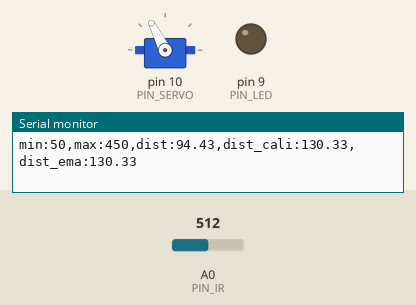
The sketch below on a simulated Arduino Uno, built with avr-gcc and run on an emulated ATmega328P. Shown: servo, output pins drawn as LEDs (lit = HIGH), the last lines printed to the serial monitor. Inputs (shaded band) come from the test bench; at power-on: A0 (PIN_IR) = 512.

Above: at 1.2 s.
1.3 s: A0 (PIN_IR) set to 323
2.8 s: A0 (PIN_IR) set to 296
At 3.29 s:
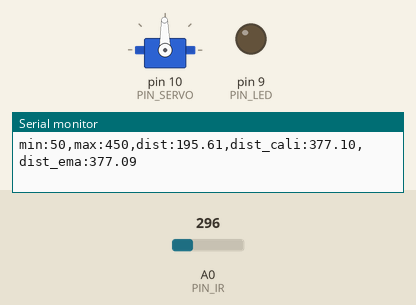
At 5.3 s:
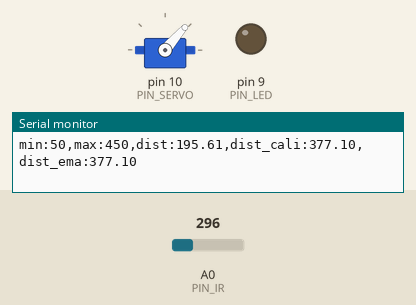
Timing chart, 0 to 6.8 s (numbered marks = the images above; inputs shaded):
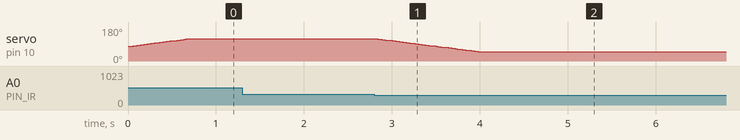

The sketch:

sketch_nov19a.ino
```cpp
#include <Servo.h>
// CH0500-03 ASSY
// Arduino pin assignment
#define PIN_IR A0
#define PIN_LED 9
#define PIN_SERVO 10
#define PIN_TRIG 12
#define PIN_ECHO 13

//#define SND_VEL 346.0 // sound velocity at 24 celsius degree (unit: m/s)
//#define _INTERVAL_DIST  25 // USS interval (unit: ms)
//#define _INTERVAL_SERVO  20 // servo interval (unit: ms)
//#define _INTERVAL_SERIAL  100 // serial interval (unit: ms)
//#define _DIST_MIN 100 // minimum distance to be measured (unit: mm)
//#define _DIST_MAX 300 // maximum distance to be measured (unit: mm)
#define _DIST_ALPHA 0.3

#define _DUTY_MIN 553 // servo full clockwise position (0 degree)
#define _DUTY_NEU 1476 // servo neutral position (90 degree)
#define _DUTY_MAX 2399 // servo full counterclockwise position (180 degree)

#define _SERVO_SPEED 60
#define INTERVAL 20
#define SENSOR_400 205
#define SENSOR_100 82

// global variables
float dist_min, dist_max, dist_center, dist_raw; // unit: mm
float scale; // used for pulse duration to distance conversion
float raw_dist = 0;
float dist_cali;
float dist_ema;
float alpha;
int duty_chg_per_interval, duty_target;
int duty_curr = 1350;
Servo myservo;
unsigned long last_sampling_time; // unit: ms

void setup() {
// initialize GPIO pins
  pinMode(PIN_LED,OUTPUT);
  pinMode(PIN_TRIG,OUTPUT);
  digitalWrite(PIN_TRIG, LOW);
  pinMode(PIN_ECHO,INPUT);

  myservo.attach(PIN_SERVO);
  myservo.writeMicroseconds(1350);

  duty_chg_per_interval = (_DUTY_MAX - _DUTY_MIN) * (_SERVO_SPEED / 180.0) * (INTERVAL / 1000.0);

// initialize USS related variables
  alpha = _DIST_ALPHA;
// initialize serial port
  Serial.begin(57600);

// initialize event variables
  last_sampling_time = 0;
}

float ir_distance(void){ // return value unit: mm
  float val;
  float volt = float(analogRead(PIN_IR));
  val = ((6762.0/(volt-9.0))-4.0) * 10.0;

  return val;
}

void loop() {
  if(millis() < last_sampling_time + INTERVAL) return;
  raw_dist = ir_distance();
  dist_cali = 100 + 300.0 / (SENSOR_400 - SENSOR_100) *(raw_dist - SENSOR_100);
  dist_ema = alpha*dist_cali + (1-alpha)*dist_ema;
  Serial.print("min:50,max:450,dist:");
  Serial.print(raw_dist);
  Serial.print(",dist_cali:");
  Serial.print(dist_cali);
  Serial.print(",dist_ema:");
  Serial.println(dist_ema);
//  myservo.writeMicroseconds(1350);
  if(dist_ema > 355){
    duty_target = 1050;
  } else {
    duty_target = 1750;
  }

  if(duty_target > duty_curr) {
    duty_curr += duty_chg_per_interval;
    if(duty_curr > duty_target) duty_curr = duty_target;
  }
  else {
    duty_curr -= duty_chg_per_interval;
    if(duty_curr < duty_target) duty_curr = duty_target;
  }
  myservo.writeMicroseconds(duty_curr);
  last_sampling_time += INTERVAL;

}
```

Measured:
- the behaviour switches between 308 and 307 on A0 (PIN_IR) (found by bisection; images 0 and 1)
- after the input at 2.8 s, servo on pin 10 (PIN_SERVO): moves from 117° to 49° over 1.1 s, starting at once
